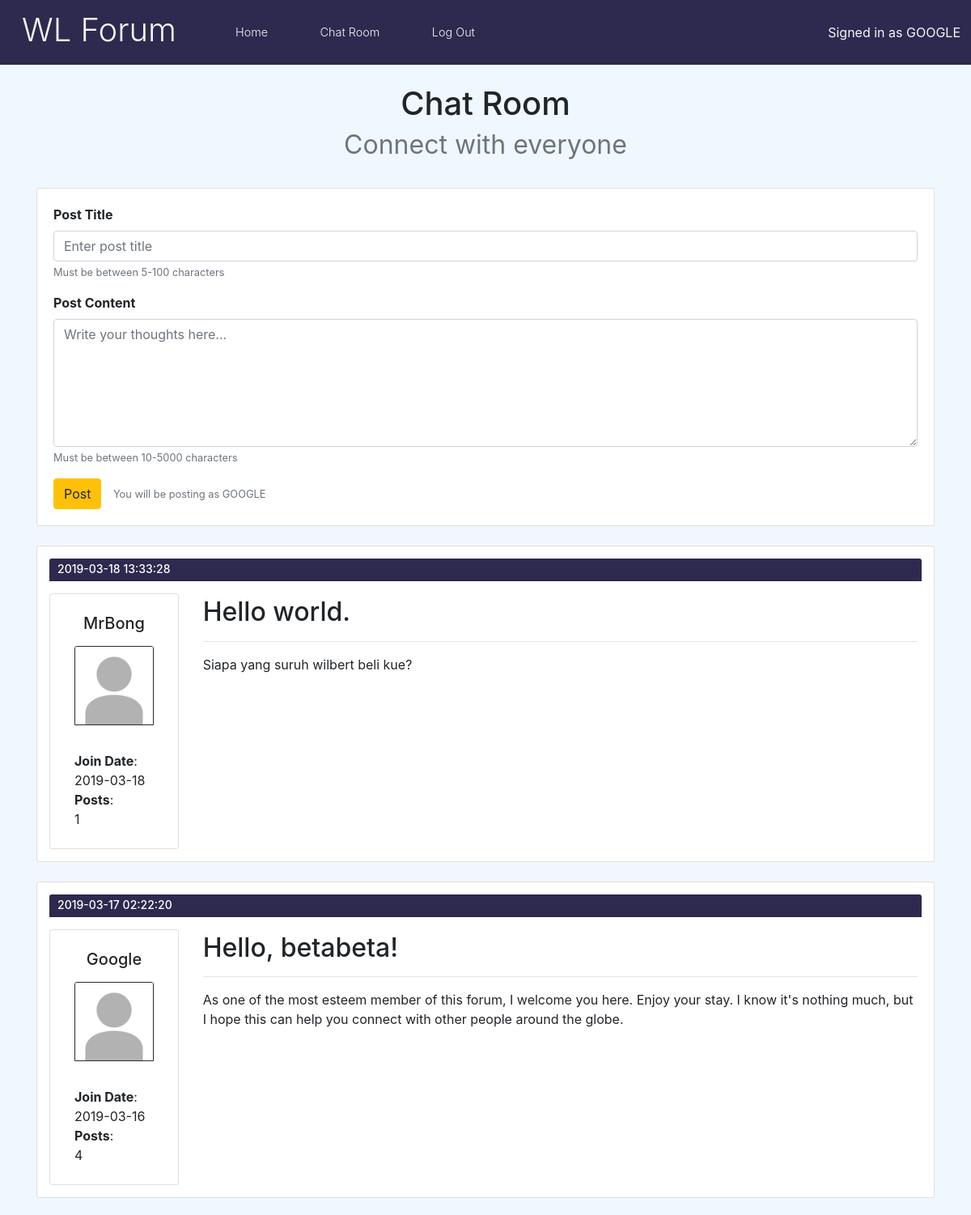
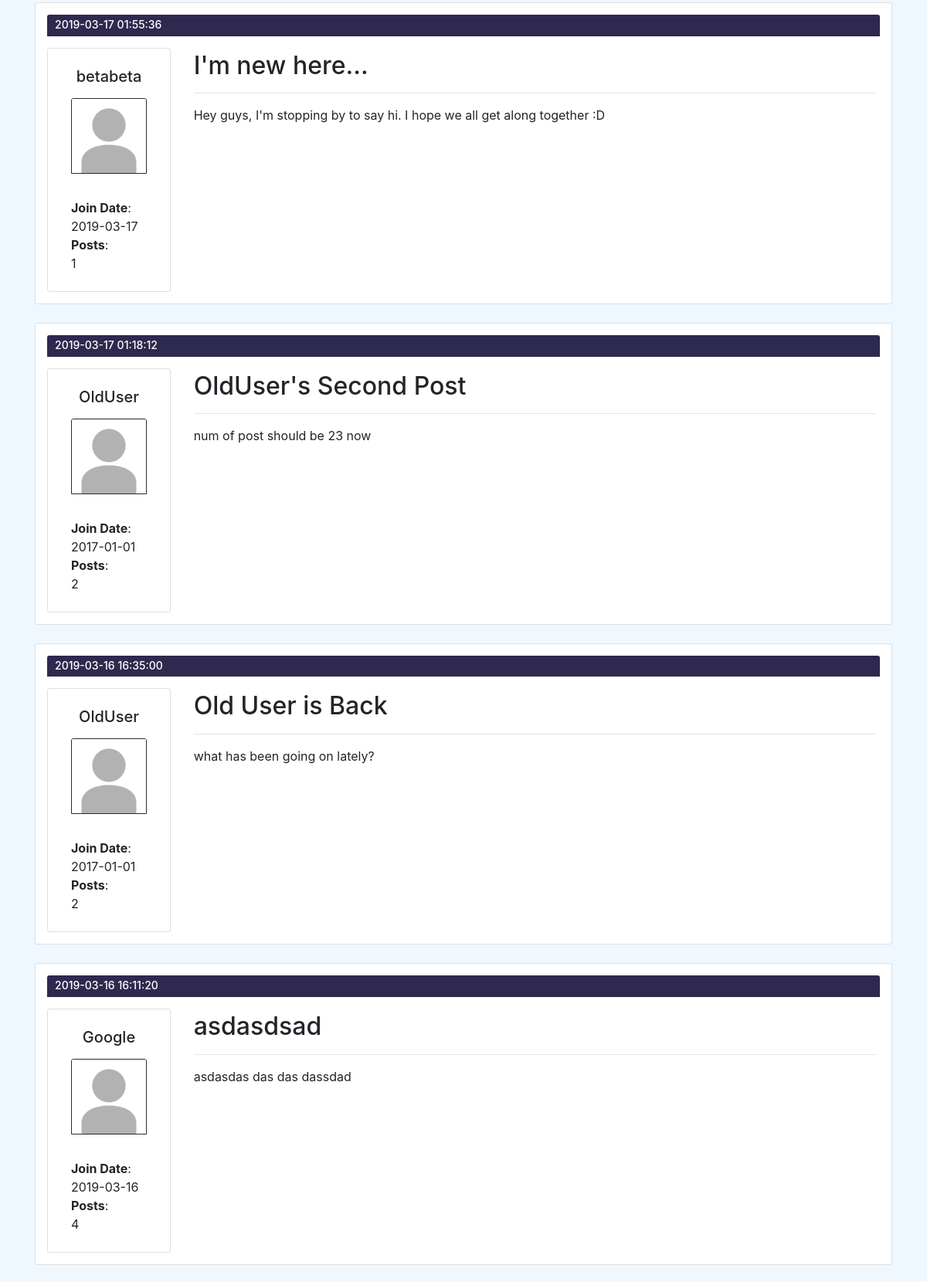
Screenshot of /chat.php (signed in, upper part) with the database file from the repository (2 pictures, top to bottom).
### tables this page shows
CREATE TABLE `post_table` (
  `id` int(3) NOT NULL,
  `uid` varchar(10) NOT NULL,
  `post_title` varchar(50) NOT NULL,
  `post_content` text NOT NULL,
  `datetime` datetime NOT NULL DEFAULT CURRENT_TIMESTAMP
);

CREATE TABLE `user` (
  `id` int(3) NOT NULL,
  `email` varchar(30) NOT NULL,
  `username` varchar(10) NOT NULL,
  `password` varchar(255) NOT NULL,
  `num_of_posts` int(11) NOT NULL DEFAULT '0',
  `date_joined` datetime NOT NULL DEFAULT CURRENT_TIMESTAMP
);

### chat.php (the view, shortened to what this page needs)
<?php
require 'header.php';
$titleField = "";
$contentField = "";
?>
<link rel="stylesheet" href="style/chat.css">
<main>
    <div class="container my-4">
        <div class="row my-4">
            <div class="col chatpage-title">
                <h1>Chat Room<br><small class="text-muted">Connect with everyone</small></h1>
            </div>
        </div>
        <div class="row my-4">
            <div class="col">
                <div class="card">
                    <form method="POST" action="do_chat.php">
                        <div class="form-group">
                            <label for="InputPostTitle"><strong>Post Title</strong></label>
                            <input type="text" class="form-control" name="InputPostTitle" id="InputPostTitle" aria-describedby="PostTitleHelp" placeholder="Enter post title" value="<?php echo $titleField ?>">
                            <small id="PostTitleHelp" class="form-text text-muted">Must be between 5-100 characters</small>
                        </div>
                        <div class="form-group">
                            <label for="InputPostContent"><strong>Post Content</strong></label>
                            <textarea class="form-control" name="InputPostContent" id="InputPostContent" aria-describedby="PostContentHelp" rows="6" placeholder="Write your thoughts here..."><?php echo $contentField ?></textarea>
                            <small id="PostContentHelp" class="form-text text-muted">Must be between 10-5000 characters</small>
                        </div>
                        <?php
                            if(!isset($_SESSION['uid'])) {
                                echo    '<button type="" class="btn btn-warning" aria-describedby="true" disabled >Post</button>
                                <small style="display:inline; color:#ff0033; margin-left:10px;" id="SubmitContentHelp" class="form-text">You must be signed in to post!</small>';
                            } else {
                                echo    '<button type="submit" class="btn btn-warning" name="chat-submit" aria-describedby="SubmitContentHelp">Post</button>
                                <small style="display:inline; margin-left:10px;" id="SubmitContentHelp" class="form-text text-muted">You will be posting as '.strtoupper($username).'</small>';
                            }
                        ?>
                    </form>
                </div>
            </div>
        </div>
        <?php
            $sql  = "SELECT * FROM post_table";
            $stmt = mysqli_stmt_init($link);
            if(!mysqli_stmt_prepare($stmt, $sql)) {
                header("Location: chat.php?error=sqlerror1");
                exit();
            } else {
                mysqli_stmt_execute($stmt);
                $result = mysqli_stmt_get_result($stmt);
                $datas = array();
                if(mysqli_num_rows($result) > 0) {
                    while($row = mysqli_fetch_assoc($result)) {
                        array_push($datas, $row);
                    }
                    for($i = count($datas)-1; $i>=0; $i--) {
                        $uid = $datas[$i]["uid"];
                        $posts =0;
                        $sql  = "SELECT date_joined, num_of_posts FROM user WHERE username=?";
                        $stmt = mysqli_stmt_init($link);
                        if(!mysqli_stmt_prepare($stmt, $sql)) {
                            header("Location: chat.php?error=sqlerror123");
                            exit();
                        } else {
                            mysqli_stmt_bind_param($stmt,"s",$uid);
                            mysqli_stmt_execute($stmt);
                            $result = mysqli_stmt_get_result($stmt);
                            if($row = mysqli_fetch_assoc($result)) {
                                $date = $row["date_joined"];
                                $posts = $row["num_of_posts"];
                                $arr = explode(' ', trim($date));
                            }
                        echo '  <div class="row my-4">
                                    <div class="col">
                                        <div class="card post-log">
                                            <h5 class="card-header timestamp">'.$datas[$i]["datetime"].'</h5>
                                            <div class="row rower">
                                                <div class="col-2 profile">
                                                    <div class="card" style="width: 10rem;">
                                                        <div class="card-body">
                                                            <h5 class="card-title">'.$datas[$i]["uid"].'</h5>
                                                            <img class="card-img-top" src="img/default_profile.jpg" alt="Card image cap">
                                                            <p class="card-text"><strong>Join Date</strong>:<br>'.$arr[0].'</p>
                                                            <p class="card-text"><strong>Posts</strong>: <br>'.$posts.'</p>
                                                        </div>
                                                    </div>
                                                </div>
                                                <div class="card-body col-10 profile">
                                                    <h2 class="card-title">'.$datas[$i]["post_title"].'</h2>
                                                    <hr>
                                                    <p class="card-text">'.$datas[$i]["post_content"].'</p>
                                                </div>
                                            </div>
                                        </div>
                                    </div>
                                </div>';
                        }
                    }
                } else {
                    header("Location: chat.php?error=noPostFound&title=".$postTitle."&content=".$postContent);
                    exit();
                }
            }
        ?>
    </div>
</main>
<?php
    require 'footer.php';
?>

### style/header.css (style rules this page uses)
body { background-color: aliceblue; height: 100%; }
html { height: 100%; }

### style/chat.css (style rules this page uses)
.chatpage-title { text-align: center; }
div.card-body { padding: 0.25rem 1.25rem 0.25rem 1.25rem; }
.card { padding: 20px 20px; }
.timestamp { background-color: #2E294E; color:#fff; font-size: 14px; padding: 5px 5px 5px 10px; }
h5.card-title { margin-bottom: 1rem; text-align: center; }
p.card-text { margin-bottom: 0rem; }
.post-log { padding: 15px 15px; }
.rower { margin-top: 15px; }
.profile .card { padding-left:10px !important; padding-right:10px !important; }
.card-img-top { border: 1px solid rgb(43, 43, 43); margin-bottom: 2rem; }

### rows the page displays
post_table: datetime "2019-03-18 13:33:28", uid "MrBong", user.date_joined "2019-03-18", user.num_of_posts "1", post_title "Hello world.", post_content "Siapa yang suruh wilbert beli kue?"
post_table: datetime "2019-03-17 02:22:20", uid "Google", user.date_joined "2019-03-16", user.num_of_posts "4", post_title "Hello, betabeta!", post_content "As one of the most esteem member of this forum, I welcome you here. Enjoy your stay. I know it's nothing much, but I hope this can help you connect with other people around the globe."
post_table: datetime "2019-03-17 01:55:36", uid "betabeta", user.date_joined "2019-03-17", user.num_of_posts "1", post_title "I'm new here...", post_content "Hey guys, I'm stopping by to say hi. I hope we all get along together :D"
post_table: datetime "2019-03-17 01:18:12", uid "OldUser", user.date_joined "2017-01-01", user.num_of_posts "2", post_title "OldUser's Second Post", post_content "num of post should be 23 now"
post_table: datetime "2019-03-16 16:35:00", uid "OldUser", user.date_joined "2017-01-01", user.num_of_posts "2", post_title "Old User is Back", post_content "what has been going on lately?"
post_table: datetime "2019-03-16 16:11:20", uid "Google", user.date_joined "2019-03-16", user.num_of_posts "4", post_title "asdasdsad", post_content "asdasdas das das dassdad"

### other values shown
$uid "GOOGLE"
$username "GOOGLE"
